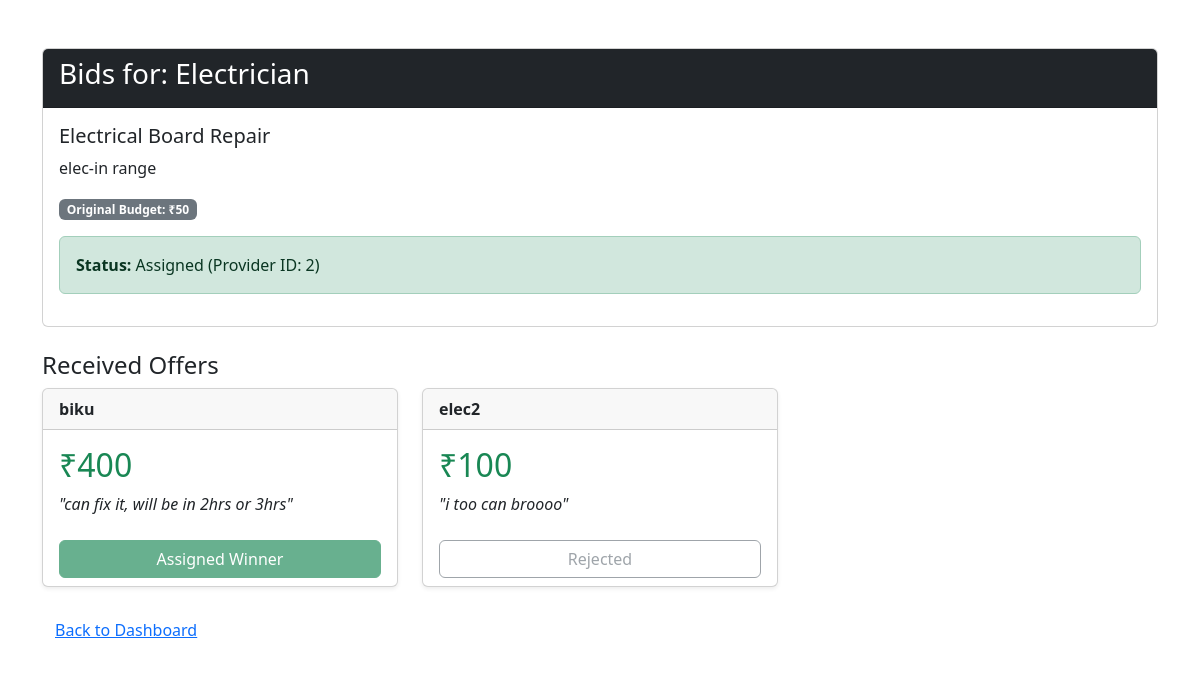
The page /view_bids/1 (signed in) on the database its author committed.
### app.py (models this page shows)
class service_request(db.Model):
    id=db.Column(db.Integer, primary_key=True)
    consumer_id=db.Column(db.Integer, nullable=False)
    con_latitude = db.Column(db.Float, nullable=False)
    con_longitude = db.Column(db.Float, nullable=False)
    service_title=db.Column(db.String(200), nullable=False)
    service_type=db.Column(db.String(50), nullable=False)
    budget=db.Column(db.Integer, nullable=False)
    desc=db.Column(db.String(500), nullable=False)
    is_active=db.Column(db.Boolean, default=True)
    is_inprogress=db.Column(db.Boolean, default=False)
    assigned_provider_id=db.Column(db.Integer, nullable=True)
    created_at=db.Column(db.DateTime, default=db.func.current_timestamp())

class bids(db.Model):
    id=db.Column(db.Integer, primary_key=True)
    bid_amount=db.Column(db.Integer, nullable=False)
    ser_req_id=db.Column(db.Integer, nullable=False)
    con_id=db.Column(db.Integer, nullable=False)
    prov_id=db.Column(db.Integer, nullable=False)
    msg=db.Column(db.String(500), nullable=False)

class users(db.Model):
    id = db.Column(db.Integer, primary_key=True)
    email = db.Column(db.String(120), unique=True, nullable=False, index=True)
    password_hash = db.Column(db.String(255), nullable=False)
    full_name = db.Column(db.String(120), nullable=False)
    latitude = db.Column(db.Float, nullable=False)
    longitude = db.Column(db.Float, nullable=False)
    radius_km = db.Column(db.Float, default=5.0)  # optional usage
    is_provider = db.Column(db.Boolean, default=False)
    is_consumer = db.Column(db.Boolean, default=False)
    user_skill=db.Column(db.String(20), nullable=True)
    created_at = db.Column(db.DateTime, default=db.func.current_timestamp())

### app.py (the view)
@app.route('/view_bids/<int:req_id>')
def view_bids(req_id):
    if 'user_id' not in session:
        return redirect(url_for('login'))
    req = service_request.query.get_or_404(req_id)
    if req.consumer_id != session['user_id']:
        flash("You are not authorized to view this request.")
        return redirect(url_for('consumer_dashboard'))
    results = db.session.query(bids, users).join(users, bids.prov_id == users.id).filter(bids.ser_req_id == req_id).all()
    return render_template('consumer/view_bids.html', service=req, bid_data=results)

### templates/consumer/view_bids.html (shortened to what this page needs)
{% extends 'base.html' %}
{% block body %}
<div class="container mt-5">
    <div class="card mb-4">
        <div class="card-header bg-dark text-white">
            <h3>Bids for: {{ service.service_type }}</h3>
        </div>
        <div class="card-body">
            <h5 class="card-title">{{ service.service_title }}</h5>
            <p class="card-text">{{ service.desc }}</p>
            <span class="badge bg-secondary">Original Budget: ₹{{ service.budget }}</span>
            {% if service.assigned_provider_id %}
                <div class="alert alert-success mt-3">
                    <strong>Status:</strong> Assigned (Provider ID: {{ service.assigned_provider_id }})
                </div>
            {% else %}
                <div class="alert alert-warning mt-3">
                    <strong>Status:</strong> Open for Bids
                </div>
            {% endif %}
        </div>
    </div>
    <h4>Received Offers</h4>
    <div class="row row-cols-1 row-cols-md-3 g-4">
        {% for bid, provider in bid_data %}
        <div class="col">
            <div class="card shadow-sm h-100">
                <div class="card-header d-flex justify-content-between align-items-center">
                    <span class="fw-bold">{{ provider.full_name }}</span>
                    </div>
                <div class="card-body">
                    <h2 class="card-title text-success">₹{{ bid.bid_amount }}</h2>
                    <p class="card-text fst-italic">"{{ bid.msg }}"</p>
                </div>
                <div class="card-footer bg-transparent border-top-0">
                    {% if not service.assigned_provider_id %}
                        <a href="{{ url_for('accept_bid', bid_id=bid.id) }}"
                           class="btn btn-primary w-100">Accept Offer</a>
                    {% elif service.assigned_provider_id == provider.id %}
                        <button class="btn btn-success w-100" disabled>Assigned Winner</button>
                    {% else %}
                        <button class="btn btn-outline-secondary w-100" disabled>Rejected</button>
                    {% endif %}
                </div>
            </div>
        </div>
        {% endfor %}
    </div>
    <div class="mt-4">
        <a href="{{ url_for('consumer_dashboard') }}" class="btn btn-link">Back to Dashboard</a>
    </div>
</div>
{% endblock body %}

### rows shown on the page
service_request: service_type "Electrician", service_title "Electrical Board Repair", desc "elec-in range", budget "50", assigned_provider_id "2"
bids: full_name "biku", bid_amount "400", msg "can fix it, will be in 2hrs or 3hrs", shows "Assigned Winner"
bids: full_name "elec2", bid_amount "100", msg "i too can broooo", shows "Rejected"
